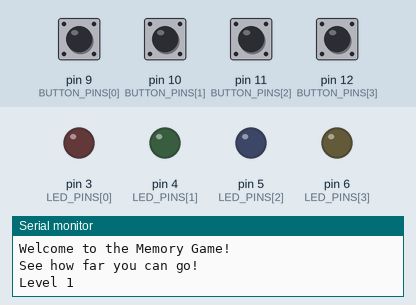
Recording of a program running on a simulated Arduino Uno, built with avr-gcc and run on an emulated ATmega328P. Shown: output pins drawn as LEDs (lit = HIGH), the last lines printed to the serial monitor. Dashed ring = blinking. Inputs (shaded band) come from the test bench; at power-on: pin 9 (BUTTON_PINS[0]), pin 10 (BUTTON_PINS[1]), pin 11 (BUTTON_PINS[2]), pin 12 (BUTTON_PINS[3]) LOW. Random numbers use the default seed unless the program sets one.

Above: at 2.8 s.
2.9 s: pin 9 (BUTTON_PINS[0]) pulled HIGH for 0.15 s
At 4.67 s:
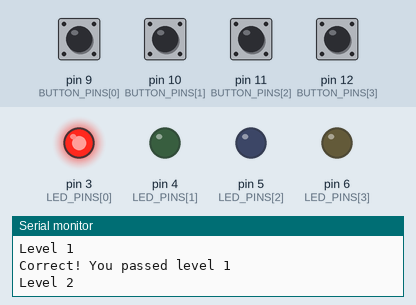
6.0 s: pin 9 (BUTTON_PINS[0]) pulsed HIGH 5 times (0.12 s each, 0.3 s apart)
At 8.34 s:
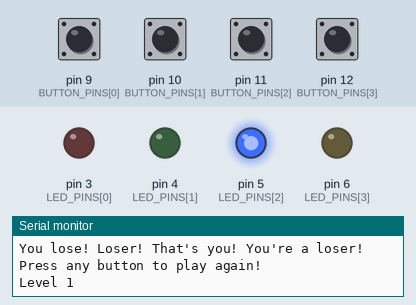
9.9 s: pin 11 (BUTTON_PINS[2]) pulled HIGH for 0.15 s
At 11.67 s:
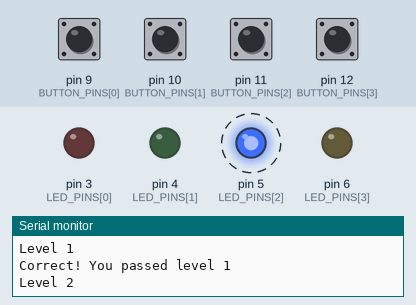
Timing chart, 0 to 13.8 s (numbered marks = the images above; inputs shaded):
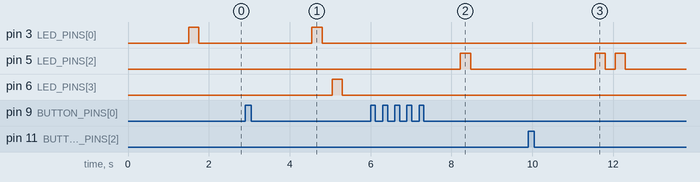

The program:

main.cpp
```cpp
#include <Arduino.h>


// -------- -------- --------
// Pin configuration
// -------- -------- --------

constexpr byte LED_COUNT = 4;
constexpr byte MAX_LEVEL = 64;

constexpr byte LED_PINS[LED_COUNT] = {
  3, // Red
  4, // Green
  5, // Blue
  6  // Yellow
};

constexpr byte BUTTON_PINS[LED_COUNT] = {
  9,  // Red
  10, // Green
  11, // Blue
  12  // Yellow
};

constexpr unsigned long LED_ON_TIME = 250;
constexpr unsigned long LED_OFF_TIME = 250;
constexpr unsigned long LEVEL_DELAY = 1500;\


// -------- -------- --------
// Helper functions
// -------- -------- --------

// Flash the sequence of lights
void playSequence(const byte sequence[], byte length) {
  for (byte i = 0; i < length; ++i) {
    const byte target = sequence[i];

    // Flash ON
    digitalWrite(LED_PINS[target], HIGH);
    delay(LED_ON_TIME);

    // Flash OFF
    digitalWrite(LED_PINS[target], LOW);
    delay(LED_OFF_TIME);
  }
}

// Detect when a button is pressed
int detectButtonPress() {
  while (true) {
    for (byte i = 0; i < LED_COUNT; ++i) {
      // See if button is pressed
      if (digitalRead(BUTTON_PINS[i]) == HIGH) {
        // Debounce?
        delay(20);

        // Confirm button is still pressed
        if (digitalRead(BUTTON_PINS[i]) == HIGH) {
          // Wait for button release
          while (digitalRead(BUTTON_PINS[i]) == HIGH) {
            delay(1);
          }

          return i;
        }
      }
    }
  }
}

// Check if sequences are equal
bool checkSequences(const byte seq1[], const byte seq2[], byte length) {
  for (byte i = 0; i < length; ++i) {
    if (seq1[i] != seq2[i]) {
      return false;
    }
  }

  return true;
}


// -------- -------- --------
// Setup
// -------- -------- --------

byte trueSequence[MAX_LEVEL];
byte level = 1;

void setup() {
  // put your setup code here, to run once:
  Serial.begin(115200);

  // Setup inputs and outputs
  for (byte i = 0; i < LED_COUNT; ++i) {
    pinMode(LED_PINS[i], OUTPUT);
    pinMode(BUTTON_PINS[i], INPUT);
    digitalWrite(LED_PINS[i], LOW);
  }

  // Random analog seed
  randomSeed(analogRead(A0));

  Serial.println("Welcome to the Memory Game!");
  Serial.println("See how far you can go!");
  Serial.println();
}


// -------- -------- --------
// Main loop
// -------- -------- --------

void loop() {
  Serial.println();
  Serial.print("Level ");
  Serial.println(level);

  delay(LEVEL_DELAY);

  byte trueSequence[MAX_LEVEL];
  byte userSequence[MAX_LEVEL];

  // Generate the next sequence value
  trueSequence[level - 1] = random(LED_COUNT);

  // Flash the sequence
  playSequence(trueSequence, level);

  // Get the user sequence
  for (byte i = 0; i < level; ++i) {
    userSequence[i] = detectButtonPress();
  }

  // Check if the user passed
  if (checkSequences(trueSequence, userSequence, level)) {
    Serial.print("Correct! You passed level ");
    Serial.println(level);

    // See if they beat the game
    if (level == MAX_LEVEL) {
      Serial.println("Congratulations! You beat the game!");
      Serial.println("Press any button to play again!");

      level = 1;
      detectButtonPress();
    } else {
      ++level;
    }
  } else {
    Serial.println("You lose! Loser! That's you! You're a loser!");
    Serial.println("Press any button to play again!");

    level = 1;
    detectButtonPress();
  }
}
```

Measured:
- after the input at 2.9 s, pin 3 (LED_PINS[0]): LOW → HIGH after 1.7 s, → LOW 0.25 s later; pin 6 (LED_PINS[3]): LOW → HIGH after 2.2 s, → LOW 0.25 s later
- after the input at 6.0 s, pin 5 (LED_PINS[2]): LOW → HIGH after 2.2 s, → LOW 0.25 s later
- after the input at 9.9 s, pin 5 (LED_PINS[2]): alternates HIGH for 0.25 s and LOW for 0.25 s, 4 changes in all, then stays LOW, starting after 1.7 s
